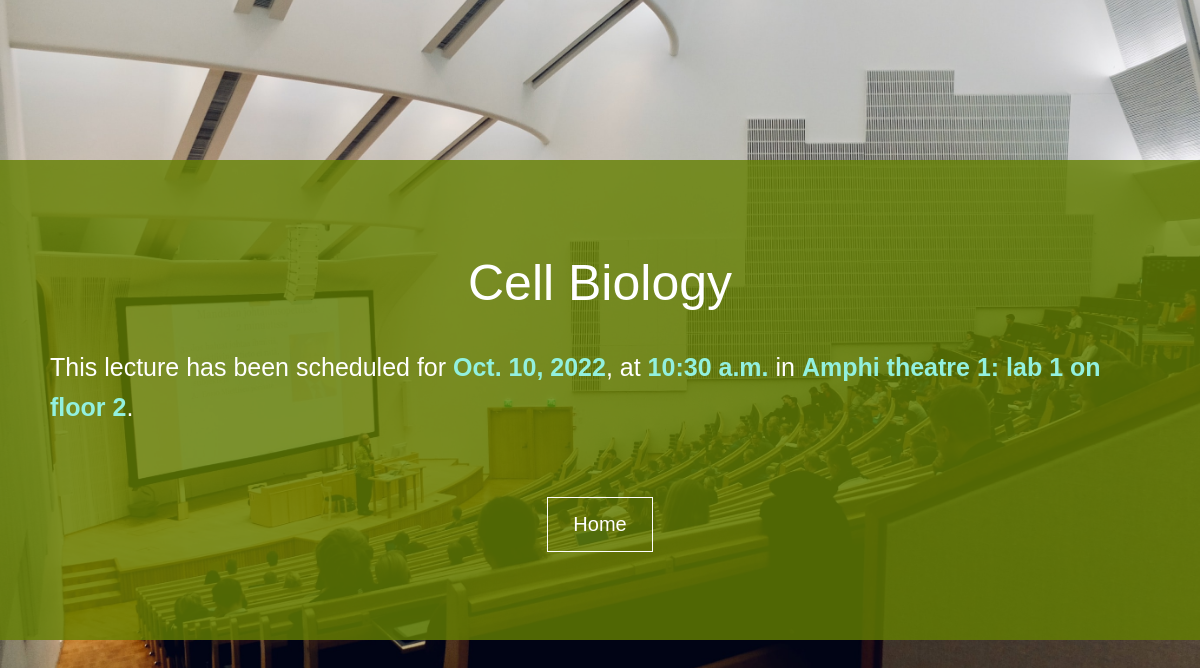
The page /lectures/3 on the database its author committed.
### lectures/models.py (models this page shows, shortened)
class Lecture(models.Model):
    title = models.CharField(max_length=150)
    date = models.DateField()
    time = models.TimeField(default=time(9))
    duration = models.IntegerField(default=1)
    lab =  models.ForeignKey(Lab, on_delete=models.CASCADE)

class Lab(models.Model):
    name = models.CharField(max_length=100)
    floor = models.IntegerField()
    lab_number = models.IntegerField()
    def __str__(self):
        return f"{self.name}: lab {self.lab_number} on floor {self.floor}"

### lectures/views.py (the view)
# urls.py: path('<int:id>',views.details, name="details"),
def details(request, id):
    lecture = get_object_or_404(Lecture, pk=id)
    return render(request, 'lectures/details.html', {"lecture": lecture })

### lectures/templates/lectures/details.html (shortened to what this page needs)
<!DOCTYPE html>
<html lang="en">
<head>
    <link rel="stylesheet" href="/static/lectures/details.css">
</head>
<body>
    <div class="content">
        <h1>{{ lecture.title }} </h1>
        <p>
            This lecture has been scheduled for
            <span class="date">{{lecture.date }}</span>, at
            <span class="time">{{ lecture.time }}</span> in
            <span class="lab">{{ lecture.lab }}</span>.
        </p>
        <a href="{% url 'welcome' %}">Home</a>
    </div>
</body>
</html>

### lectures/static/lectures/details.css (style rules this page uses)
* { margin: 0; padding: 0; box-sizing: border-box; }
body { font-family: Arial, Helvetica, sans-serif; height: 100vh; background-image: url("dom-fou-YRMWVcdyhmI-unsplash.jpg"); background-size: cover; background-repeat: no-repeat; background-position: center; color: white; display: flex; justify-content: center; align-items: center; }
h1 { font-size: 50px; font-weight: 100; margin: 25px 0 35px 0; text-align: center; }
.content { background-color: rgba(100, 128, 0, 0.8); padding: 50px; width: 100vw; height: 60vh; display: flex; flex-direction: column; align-items: center; justify-content: center; }
p { font-size: 25px; line-height: 1.6; margin-bottom: 50px; }
a { display: inline-block; text-decoration: none; color: white; font-size: 20px; border: 1px solid white; padding: 15px 25px; margin: 20px; }
span { font-weight: bold; color: rgb(146, 240, 223); }

### rows shown on the page
Lecture: title "Cell Biology", date "Oct. 10, 2022", time "10:30 a.m.", lab "Amphi theatre 1: lab 1 on floor 2"
